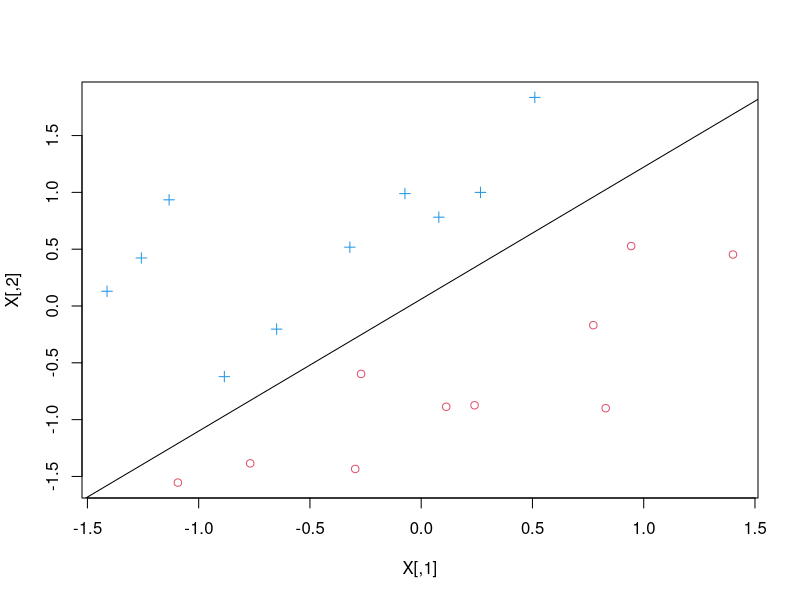

Write R code to recreate this figure.
# demonstration of computation of finding the "maximum-margin" 
# separating hyperplane of # linearly separable two-class dataset

library("quadprog");  # we do this by quadratic programming and need library

w = rnorm(2);  # choose a random weight vector (unknown to us)
b = rnorm(1);  # choose the b offset (also unknown)
N = 20;       # number of observations
X = matrix(0,nrow = N, ncol = 2);  #  the data matrix of predictors
y = rep(0,N);  # the vector of {-1,1} elements giving classes 
for (i in 1:N) {  # generate the data
  X[i,]  = rnorm(2);  # choose each predictor vector randomly
  y[i] = sign(t(w) %*% X[i,] + b)  # choose data to be linearly separable
  # note that our choice of the class is forced here if we want
  # to be sure the classes are linearly separable.  
  # we should expect that there are other separating hyperplanes than
  # the one defined by our choice of w and b
}
plot(X,pch=(y+2),col=(y+3), cex=1)   # observe data 


# now we want to phrase the problem as quadratic programming.  
# the generic formulation is: 
#  minimize x^t Q x + q^t x s.t. A x >= b
# where 
#  x is a p-vector 
#  Q is pxp matrix
#  q is p-vector
#  A is Nxp matrix
#  b is  N-vector
#
# We showed that "our" QP problem can be written out in this form where
#
# Q is 0-1 matrix with only the first p (2 in this case) diagonal elements 1
# q is 0
# The first two columns of A are the X matrix with sign flips according to y
# and the last column is y
# b is a vector of 1's

# construct the corresponding elements: Q,q, A, b

Q = diag(3);
Q[3,3] = .001;  # first two components are the w elements and last one b
# minor kludge here,  need a positive definite matrix so add a small
# value for the last diagonal element
q = rep(0,3);
A = cbind(X*y,y);   # X*y not matrix multiplication. 
b = rep(1,N)
result = solve.QP(Q,q,t(A),b);  # painless QP result from package!!

what = result$solution[1:2];  # margin-maximizing w
bhat = result$solution[3];    # margin-maximizing b
abline(-bhat/what[2],-what[1]/what[2]);  # draw the separating line
# abline gives line in mx+b form so need to transform our line represention
# which is w^t x + b = w_1 x + w_2 y + b = 0 to 
# y = -w_1/w_2 x - b/w_2